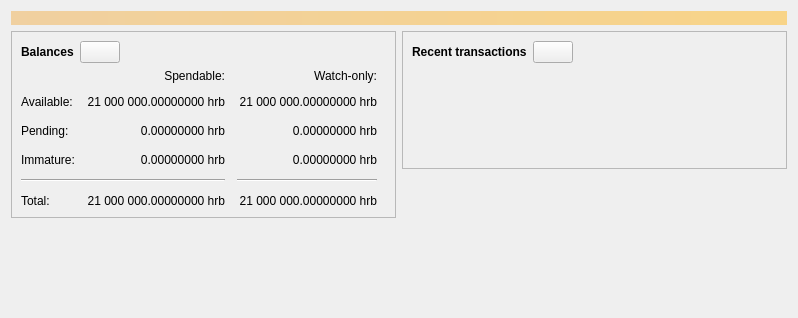
<?xml version="1.0" encoding="UTF-8"?>
<ui version="4.0">
 <class>OverviewPage</class>
 <widget class="QWidget" name="OverviewPage">
  <property name="geometry">
   <rect>
    <x>0</x>
    <y>0</y>
    <width>798</width>
    <height>318</height>
   </rect>
  </property>
  <property name="windowTitle">
   <string>Form</string>
  </property>
  <layout class="QVBoxLayout" name="topLayout">
   <item>
    <widget class="QLabel" name="labelAlerts">
     <property name="visible">
      <bool>false</bool>
     </property>
     <property name="styleSheet">
      <string notr="true">QLabel { background-color: qlineargradient(x1: 0, y1: 0, x2: 1, y2: 0, stop:0 #F0D0A0, stop:1 #F8D488); color:#000000; }</string>
     </property>
     <property name="wordWrap">
      <bool>true</bool>
     </property>
     <property name="margin">
      <number>3</number>
     </property>
     <property name="textInteractionFlags">
      <set>Qt::TextSelectableByMouse</set>
     </property>
    </widget>
   </item>
   <item>
    <layout class="QHBoxLayout" name="horizontalLayout" stretch="1,1">
     <item>
      <layout class="QVBoxLayout" name="verticalLayout_2">
       <item>
        <widget class="QFrame" name="frame">
         <property name="frameShape">
          <enum>QFrame::StyledPanel</enum>
         </property>
         <property name="frameShadow">
          <enum>QFrame::Raised</enum>
         </property>
         <layout class="QVBoxLayout" name="verticalLayout_4">
          <item>
           <layout class="QHBoxLayout" name="horizontalLayout_4">
            <item>
             <widget class="QLabel" name="label_5">
              <property name="font">
               <font>
                <weight>75</weight>
                <bold>true</bold>
               </font>
              </property>
              <property name="text">
               <string>Balances</string>
              </property>
             </widget>
            </item>
            <item>
             <widget class="QPushButton" name="labelWalletStatus">
              <property name="enabled">
               <bool>true</bool>
              </property>
              <property name="maximumSize">
               <size>
                <width>45</width>
                <height>16777215</height>
               </size>
              </property>
              <property name="toolTip">
               <string>The displayed information may be out of date. Your wallet automatically synchronizes with the HRBJackpotCoin network after a connection is established, but this process has not completed yet.</string>
              </property>
              <property name="text">
               <string/>
              </property>
              <property name="icon">
               <iconset>
                <normaloff>:/icons/warning</normaloff>
                <disabledoff>:/icons/warning</disabledoff>:/icons/warning</iconset>
              </property>
              <property name="iconSize">
               <size>
                <width>24</width>
                <height>24</height>
               </size>
              </property>
             </widget>
            </item>
            <item>
             <spacer name="horizontalSpacer_3">
              <property name="orientation">
               <enum>Qt::Horizontal</enum>
              </property>
              <property name="sizeHint" stdset="0">
               <size>
                <width>40</width>
                <height>20</height>
               </size>
              </property>
             </spacer>
            </item>
           </layout>
          </item>
          <item>
           <layout class="QGridLayout" name="gridLayout">
            <property name="spacing">
             <number>12</number>
            </property>
            <item row="2" column="2">
             <widget class="QLabel" name="labelWatchPending">
              <property name="cursor">
               <cursorShape>IBeamCursor</cursorShape>
              </property>
              <property name="toolTip">
               <string>Unconfirmed transactions to watch-only addresses</string>
              </property>
              <property name="text">
               <string notr="true">0.00000000 hrb</string>
              </property>
              <property name="alignment">
               <set>Qt::AlignRight|Qt::AlignTrailing|Qt::AlignVCenter</set>
              </property>
              <property name="textInteractionFlags">
               <set>Qt::LinksAccessibleByMouse|Qt::TextSelectableByKeyboard|Qt::TextSelectableByMouse</set>
              </property>
             </widget>
            </item>
            <item row="2" column="1">
             <widget class="QLabel" name="labelUnconfirmed">
              <property name="cursor">
               <cursorShape>IBeamCursor</cursorShape>
              </property>
              <property name="toolTip">
               <string>Total of transactions that have yet to be confirmed, and do not yet count toward the spendable balance</string>
              </property>
              <property name="text">
               <string notr="true">0.00000000 hrb</string>
              </property>
              <property name="alignment">
               <set>Qt::AlignRight|Qt::AlignTrailing|Qt::AlignVCenter</set>
              </property>
              <property name="textInteractionFlags">
               <set>Qt::LinksAccessibleByMouse|Qt::TextSelectableByKeyboard|Qt::TextSelectableByMouse</set>
              </property>
             </widget>
            </item>
            <item row="3" column="2">
             <widget class="QLabel" name="labelWatchImmature">
              <property name="cursor">
               <cursorShape>IBeamCursor</cursorShape>
              </property>
              <property name="toolTip">
               <string>Mined balance in watch-only addresses that has not yet matured</string>
              </property>
              <property name="text">
               <string notr="true">0.00000000 hrb</string>
              </property>
              <property name="alignment">
               <set>Qt::AlignRight|Qt::AlignTrailing|Qt::AlignVCenter</set>
              </property>
              <property name="textInteractionFlags">
               <set>Qt::LinksAccessibleByMouse|Qt::TextSelectableByKeyboard|Qt::TextSelectableByMouse</set>
              </property>
             </widget>
            </item>
            <item row="4" column="0" colspan="2">
             <widget class="Line" name="line">
              <property name="orientation">
               <enum>Qt::Horizontal</enum>
              </property>
             </widget>
            </item>
            <item row="4" column="2">
             <widget class="Line" name="lineWatchBalance">
              <property name="sizePolicy">
               <sizepolicy hsizetype="Preferred" vsizetype="Fixed">
                <horstretch>0</horstretch>
                <verstretch>0</verstretch>
               </sizepolicy>
              </property>
              <property name="minimumSize">
               <size>
                <width>140</width>
                <height>0</height>
               </size>
              </property>
              <property name="orientation">
               <enum>Qt::Horizontal</enum>
              </property>
             </widget>
            </item>
            <item row="5" column="0">
             <widget class="QLabel" name="labelTotalText">
              <property name="text">
               <string>Total:</string>
              </property>
             </widget>
            </item>
            <item row="3" column="1">
             <widget class="QLabel" name="labelImmature">
              <property name="cursor">
               <cursorShape>IBeamCursor</cursorShape>
              </property>
              <property name="toolTip">
               <string>Mined balance that has not yet matured</string>
              </property>
              <property name="text">
               <string notr="true">0.00000000 hrb</string>
              </property>
              <property name="alignment">
               <set>Qt::AlignRight|Qt::AlignTrailing|Qt::AlignVCenter</set>
              </property>
              <property name="textInteractionFlags">
               <set>Qt::LinksAccessibleByMouse|Qt::TextSelectableByKeyboard|Qt::TextSelectableByMouse</set>
              </property>
             </widget>
            </item>
            <item row="2" column="3">
             <spacer name="horizontalSpacer_2">
              <property name="orientation">
               <enum>Qt::Horizontal</enum>
              </property>
              <property name="sizeHint" stdset="0">
               <size>
                <width>40</width>
                <height>20</height>
               </size>
              </property>
             </spacer>
            </item>
            <item row="3" column="0">
             <widget class="QLabel" name="labelImmatureText">
              <property name="text">
               <string>Immature:</string>
              </property>
             </widget>
            </item>
            <item row="5" column="1">
             <widget class="QLabel" name="labelTotal">
              <property name="cursor">
               <cursorShape>IBeamCursor</cursorShape>
              </property>
              <property name="toolTip">
               <string>Your current total balance</string>
              </property>
              <property name="text">
               <string notr="true">21 000 000.00000000 hrb</string>
              </property>
              <property name="alignment">
               <set>Qt::AlignRight|Qt::AlignTrailing|Qt::AlignVCenter</set>
              </property>
              <property name="textInteractionFlags">
               <set>Qt::LinksAccessibleByMouse|Qt::TextSelectableByKeyboard|Qt::TextSelectableByMouse</set>
              </property>
             </widget>
            </item>
            <item row="5" column="2">
             <widget class="QLabel" name="labelWatchTotal">
              <property name="cursor">
               <cursorShape>IBeamCursor</cursorShape>
              </property>
              <property name="toolTip">
               <string>Current total balance in watch-only addresses</string>
              </property>
              <property name="text">
               <string notr="true">21 000 000.00000000 hrb</string>
              </property>
              <property name="alignment">
               <set>Qt::AlignRight|Qt::AlignTrailing|Qt::AlignVCenter</set>
              </property>
              <property name="textInteractionFlags">
               <set>Qt::LinksAccessibleByMouse|Qt::TextSelectableByKeyboard|Qt::TextSelectableByMouse</set>
              </property>
             </widget>
            </item>
            <item row="0" column="2">
             <widget class="QLabel" name="labelWatchonly">
              <property name="text">
               <string>Watch-only:</string>
              </property>
              <property name="alignment">
               <set>Qt::AlignRight|Qt::AlignTrailing|Qt::AlignVCenter</set>
              </property>
             </widget>
            </item>
            <item row="1" column="0">
             <widget class="QLabel" name="labelBalanceText">
              <property name="text">
               <string>Available:</string>
              </property>
             </widget>
            </item>
            <item row="1" column="1">
             <widget class="QLabel" name="labelBalance">
              <property name="cursor">
               <cursorShape>IBeamCursor</cursorShape>
              </property>
              <property name="toolTip">
               <string>Your current spendable balance</string>
              </property>
              <property name="text">
               <string notr="true">21 000 000.00000000 hrb</string>
              </property>
              <property name="alignment">
               <set>Qt::AlignRight|Qt::AlignTrailing|Qt::AlignVCenter</set>
              </property>
              <property name="textInteractionFlags">
               <set>Qt::LinksAccessibleByMouse|Qt::TextSelectableByKeyboard|Qt::TextSelectableByMouse</set>
              </property>
             </widget>
            </item>
            <item row="1" column="2">
             <widget class="QLabel" name="labelWatchAvailable">
              <property name="cursor">
               <cursorShape>IBeamCursor</cursorShape>
              </property>
              <property name="toolTip">
               <string>Your current balance in watch-only addresses</string>
              </property>
              <property name="text">
               <string notr="true">21 000 000.00000000 hrb</string>
              </property>
              <property name="alignment">
               <set>Qt::AlignRight|Qt::AlignTrailing|Qt::AlignVCenter</set>
              </property>
              <property name="textInteractionFlags">
               <set>Qt::LinksAccessibleByMouse|Qt::TextSelectableByKeyboard|Qt::TextSelectableByMouse</set>
              </property>
             </widget>
            </item>
            <item row="2" column="0">
             <widget class="QLabel" name="labelPendingText">
              <property name="text">
               <string>Pending:</string>
              </property>
             </widget>
            </item>
            <item row="0" column="1">
             <widget class="QLabel" name="labelSpendable">
              <property name="text">
               <string>Spendable:</string>
              </property>
              <property name="alignment">
               <set>Qt::AlignRight|Qt::AlignTrailing|Qt::AlignVCenter</set>
              </property>
             </widget>
            </item>
           </layout>
          </item>
         </layout>
        </widget>
       </item>
       <item>
        <spacer name="verticalSpacer">
         <property name="orientation">
          <enum>Qt::Vertical</enum>
         </property>
         <property name="sizeHint" stdset="0">
          <size>
           <width>20</width>
           <height>40</height>
          </size>
         </property>
        </spacer>
       </item>
      </layout>
     </item>
     <item>
      <layout class="QVBoxLayout" name="verticalLayout_3">
       <item>
        <widget class="QFrame" name="frame_2">
         <property name="frameShape">
          <enum>QFrame::StyledPanel</enum>
         </property>
         <property name="frameShadow">
          <enum>QFrame::Raised</enum>
         </property>
         <layout class="QVBoxLayout" name="verticalLayout">
          <item>
           <layout class="QHBoxLayout" name="horizontalLayout_2">
            <item>
             <widget class="QLabel" name="label_4">
              <property name="font">
               <font>
                <weight>75</weight>
                <bold>true</bold>
               </font>
              </property>
              <property name="text">
               <string>Recent transactions</string>
              </property>
             </widget>
            </item>
            <item>
             <widget class="QPushButton" name="labelTransactionsStatus">
              <property name="enabled">
               <bool>true</bool>
              </property>
              <property name="maximumSize">
               <size>
                <width>45</width>
                <height>16777215</height>
               </size>
              </property>
              <property name="toolTip">
               <string>The displayed information may be out of date. Your wallet automatically synchronizes with the HRBJackpotCoin network after a connection is established, but this process has not completed yet.</string>
              </property>
              <property name="text">
               <string/>
              </property>
              <property name="icon">
               <iconset>
                <normaloff>:/icons/warning</normaloff>
                <disabledoff>:/icons/warning</disabledoff>:/icons/warning</iconset>
              </property>
              <property name="iconSize">
               <size>
                <width>24</width>
                <height>24</height>
               </size>
              </property>
             </widget>
            </item>
            <item>
             <spacer name="horizontalSpacer">
              <property name="orientation">
               <enum>Qt::Horizontal</enum>
              </property>
              <property name="sizeHint" stdset="0">
               <size>
                <width>40</width>
                <height>20</height>
               </size>
              </property>
             </spacer>
            </item>
           </layout>
          </item>
          <item>
           <widget class="TransactionOverviewWidget" name="listTransactions">
            <property name="styleSheet">
             <string notr="true">QListView { background: transparent; }</string>
            </property>
            <property name="frameShape">
             <enum>QFrame::NoFrame</enum>
            </property>
            <property name="verticalScrollBarPolicy">
             <enum>Qt::ScrollBarAlwaysOff</enum>
            </property>
            <property name="horizontalScrollBarPolicy">
             <enum>Qt::ScrollBarAlwaysOff</enum>
            </property>
            <property name="sizeAdjustPolicy">
             <enum>QAbstractScrollArea::AdjustToContents</enum>
            </property>
            <property name="selectionMode">
             <enum>QAbstractItemView::NoSelection</enum>
            </property>
            <property name="uniformItemSizes">
             <bool>true</bool>
            </property>
           </widget>
          </item>
         </layout>
        </widget>
       </item>
       <item>
        <spacer name="verticalSpacer_2">
         <property name="orientation">
          <enum>Qt::Vertical</enum>
         </property>
         <property name="sizeHint" stdset="0">
          <size>
           <width>20</width>
           <height>40</height>
          </size>
         </property>
        </spacer>
       </item>
      </layout>
     </item>
    </layout>
   </item>
  </layout>
 </widget>
 <customwidgets>
  <customwidget>
   <class>TransactionOverviewWidget</class>
   <extends>QListView</extends>
   <header>qt/transactionoverviewwidget.h</header>
  </customwidget>
 </customwidgets>
 <resources/>
 <connections/>
</ui>
